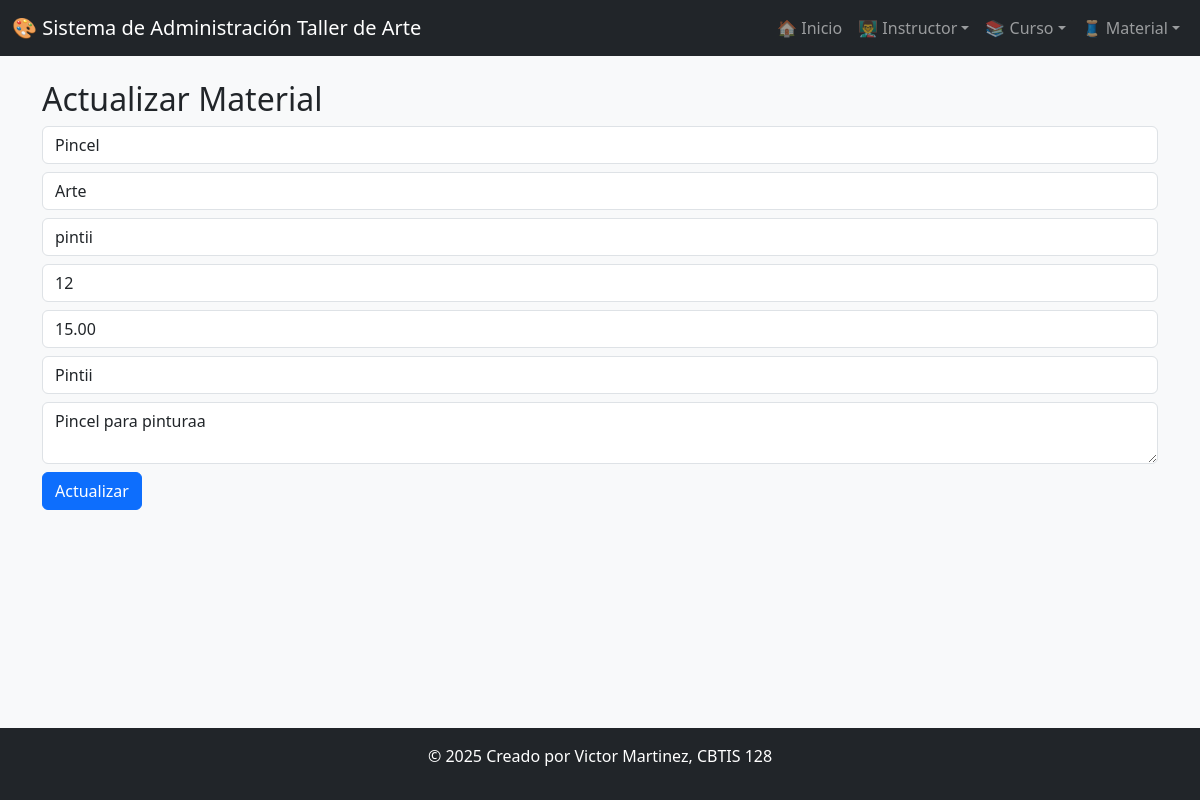
Screenshot of /actualizar_material/5/ with the database file from the repository.
### app_TallerdeArte/models.py (models this page shows, shortened)
class Material(models.Model):
    material_id = models.AutoField(primary_key=True)
    nombre_material = models.CharField(max_length=100)
    tipo = models.CharField(max_length=50)
    marca = models.CharField(max_length=50)
    cantidad_stock = models.PositiveIntegerField()
    costo_unitario = models.DecimalField(max_digits=8, decimal_places=2)
    nombre_proveedor = models.CharField(max_length=100)
    descripcion = models.TextField()
    curso = models.ForeignKey('Curso', on_delete=models.CASCADE, related_name='materiales', null=True, blank=True)

### app_TallerdeArte/views.py (the view)
# urls.py: path('actualizar_material/<int:material_id>/', views.actualizar_material, name='actualizar_material'),
def actualizar_material(request, material_id):
    material = get_object_or_404(Material, pk=material_id)
    return render(request, 'material/actualizar_material.html', {'material': material})

### app_TallerdeArte/templates/material/actualizar_material.html (shortened to what this page needs)
{% extends 'base.html' %}
{% block content %}
<h2>Actualizar Material</h2>
<form method="POST" action="{% url 'realizar_actualizacion_material' material.material_id %}">
  <input type="text" name="nombre_material" value="{{ material.nombre_material }}" class="form-control mb-2">
  <input type="text" name="tipo" value="{{ material.tipo }}" class="form-control mb-2">
  <input type="text" name="marca" value="{{ material.marca }}" class="form-control mb-2">
  <input type="number" name="cantidad_stock" value="{{ material.cantidad_stock }}" class="form-control mb-2">
  <input type="text" name="costo_unitario" value="{{ material.costo_unitario }}" class="form-control mb-2">
  <input type="text" name="nombre_proveedor" value="{{ material.nombre_proveedor }}" class="form-control mb-2">
  <textarea name="descripcion" class="form-control mb-2">{{ material.descripcion }}</textarea>
  <button type="submit" class="btn btn-primary">Actualizar</button>
</form>
{% endblock %}

### rows the page displays
Material: nombre_material "Pincel", tipo "Arte", marca "pintii", cantidad_stock "12", costo_unitario "15.00", nombre_proveedor "Pintii", descripcion "Pincel para pinturaa"
